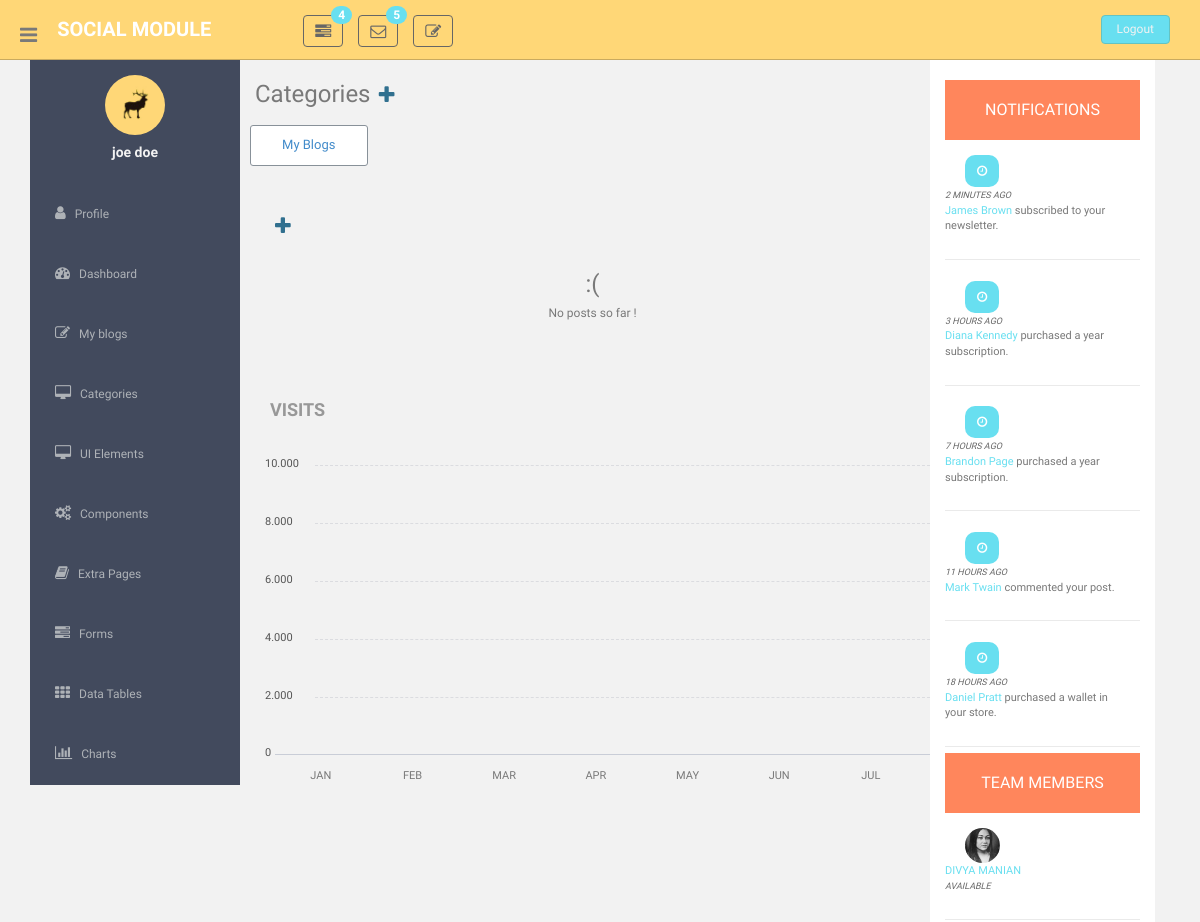
Before: /blog/category/categoryTwo/ (signed in, upper part) with the older database file.
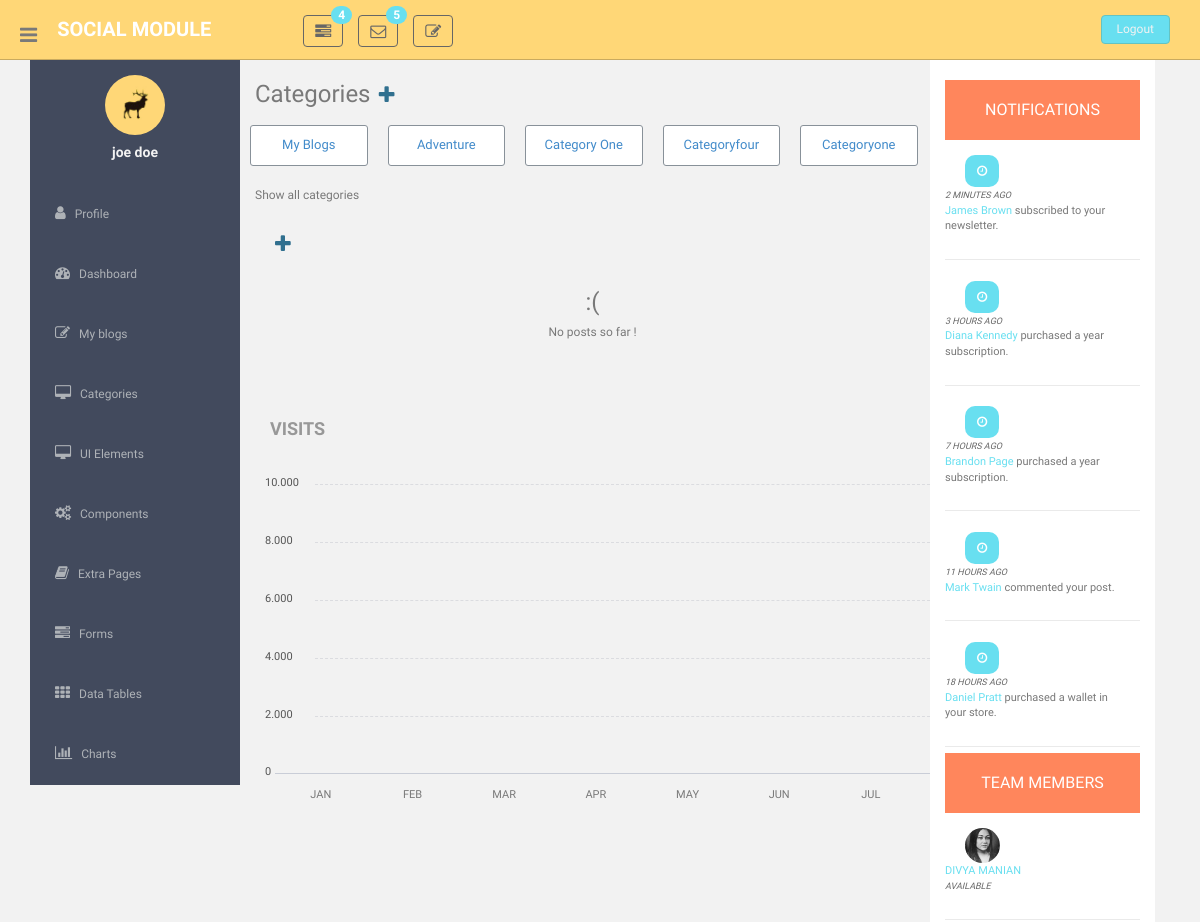
After: the same page with the newer database file.
### social/models.py (models this page shows, shortened)
class XCategory(models.Model):
    category_name = models.CharField(max_length=256)
    class Meta:
        verbose_name = "category"
        verbose_name_plural = "categories"

### social/views.py (the view, shortened to what this page needs)
# urls.py: path('blog/', views.blog, name="blog"),
@login_required
def blog(request, *args, **kwargs):
    categories_for_thumbnails = set()
    category_queryset = XCategory.objects.all()
    for category in category_queryset:
        categories_for_thumbnails.add(category.category_name)
    context = {}
    context['subcategory_form'] = SubcategoryForm()
    category = kwargs.get('key')
    if category is not None:
        try:
            category_obj = XCategory.objects.get(category_name=category.title())
        except:
            if category == 'my_blogs':
                print('yass')
                my_blogs_obj = Post.objects.filter(author_id=request.user.id, is_active=True).order_by('-published_date')
                num_posts = my_blogs_obj.count()
                paginator_obj = Paginator(my_blogs_obj, 5)
                page = request.GET.get('page')
                posts = paginator_obj.get_page(page)
                context['posts'] = posts
                context['num_posts'] = num_posts
                context['total_pages'] = paginator_obj.num_pages
                context['higlight_category'] = category
                context['categories_post'] = sorted(categories_for_thumbnails)
            else:
                posts = Post.objects.filter(is_active=True).order_by("-published_date")
                paginator_obj = Paginator(posts, 5)
                context['invalid_or_unavailable_category'] = True
                context['categories_post'] = sorted(categories_for_thumbnails)
                context['total_pages'] = paginator_obj.num_pages
                context['higlight_category'] = category
    return render(request,'blogs.html', context)

### social/templates/blogs.html (shortened to what this page needs)
{% extends 'base.html' %}
{% load staticfiles %}
{% load mathfilters %}
{% load c_filters %}
{% block content %}
    <section id="main-content">
        <section class="wrapper">
                <div class="col-lg-9 main-chart">
                    <div class="row">
                        <h3 style="display: inline;">Categories</h3>
                        <i title="Create new category" class="pointer fa fa-plus add-category" style="padding:5px; color: #31708f; margin: 0px 0px 10px 0px; font-size:20px;" aria-hidden="true"></i>
                        <div class="row category-container">
                            <a href="{% url 'social:category' 'my_blogs' %}">
                                <div class="category-thumbnail {% if higlight_category == 'my_blogs'%} higlight_category {% endif %} col-md-2 col-lg-2 col-sm-2 text-center">
                                    {{ 'My blogs'|title }}
                                </div>
                            </a>
                            {% for each_category in categories_post %}
                                <a href="{% url 'social:category' each_category %}">
                                    <div class="category-thumbnail {% if higlight_category == each_category%} higlight_category {% endif %} col-md-2 col-lg-2 col-sm-2 text-center">
                                        {{ each_category|title }}
                                    </div>
                                </a>
                            {% endfor %}
                        </div>
                        {% if categories_post|length  >= 4 %}
                            <h6 class="category-expansion pointer" style="display: inline;">Show all categories</h6>
                        {% endif %}
                    </div>
                    <div class="row mt">
                        <div class="col-md-12 col-sm-12 mb" >
                            <i title="Create new post" class="pointer fa fa-plus add-blog" style="padding:5px; color: #31708f; margin: 0px 0px 10px 0px; font-size:20px;" aria-hidden="true"></i>
                            {% if invalid_or_unavailable_category %}
                                    <div class="row">
                                        <div class="col-sm-12 col-md-12 col-lg-12">
                                            <h3 class="text-center">:(</h3>
                                            <h6 class="text-center">No posts so far !</h6>
                                        </div>
                                    </div>
                            {% endif %}
                        </div>
                    </div>
                    <div class="row mt">
                        <div class="border-head">
                            <h3>VISITS</h3>
                        </div>
                        <div class="custom-bar-chart">
                            <ul class="y-axis">
                                <li><span>10.000</span></li>
                                <li><span>8.000</span></li>
                                <li><span>6.000</span></li>
                                <li><span>4.000</span></li>
                                <li><span>2.000</span></li>
                                <li><span>0</span></li>
                            </ul>
                            <div class="bar">
                                <div class="title">JAN</div>
                            </div>
                            <div class="bar ">
                                <div class="title">FEB</div>
                            </div>
                            <div class="bar ">
                                <div class="title">MAR</div>
                            </div>
                            <div class="bar ">
                                <div class="title">APR</div>
                            </div>
                            <div class="bar">
                                <div class="title">MAY</div>
                            </div>
                            <div class="bar ">
                                <div class="title">JUN</div>
                            </div>
                            <div class="bar">
                                <div class="title">JUL</div>
                            </div>
                        </div>
                    </div>
                </div>
                <div class="col-lg-3 ds">
                    <h3>NOTIFICATIONS</h3>
                    <div class="desc">
                    <div class="thumb">
                        <span class="badge bg-theme"><i class="fa fa-clock-o"></i></span>
                    </div>
                    <div class="details">
                        <p><muted>2 Minutes Ago</muted><br/>
                            <a href="#">James Brown</a> subscribed to your newsletter.<br/>
                        </p>
                    </div>
                    </div>
                    <div class="desc">
                    <div class="thumb">
                        <span class="badge bg-theme"><i class="fa fa-clock-o"></i></span>
                    </div>
                    <div class="details">
                        <p><muted>3 Hours Ago</muted><br/>
                            <a href="#">Diana Kennedy</a> purchased a year subscription.<br/>
                        </p>
                    </div>
                    </div>
                    <div class="desc">
                    <div class="thumb">
                        <span class="badge bg-theme"><i class="fa fa-clock-o"></i></span>
                    </div>
                    <div class="details">
                        <p><muted>7 Hours Ago</muted><br/>
                            <a href="#">Brandon Page</a> purchased a year subscription.<br/>
                        </p>
                    </div>
                    </div>
                    <div class="desc">
                    <div class="thumb">
                        <span class="badge bg-theme"><i class="fa fa-clock-o"></i></span>
                    </div>
                    <div class="details">
                        <p><muted>11 Hours Ago</muted><br/>
                            <a href="#">Mark Twain</a> commented your post.<br/>
                        </p>
                    </div>
                    </div>
                    <div class="desc">
                    <div class="thumb">
                        <span class="badge bg-theme"><i class="fa fa-clock-o"></i></span>
                    </div>
                    <div class="details">
                        <p><muted>18 Hours Ago</muted><br/>
                            <a href="#">Daniel Pratt</a> purchased a wallet in your store.<br/>
                        </p>
                    </div>
                    </div>
                    <h3>TEAM MEMBERS</h3>
                    <div class="desc">
                    <div class="thumb">
                        <img class="img-circle" src="assets/img/ui-divya.jpg" width="35px" height="35px" align="">
                    </div>
                    <div class="details">
                        <p><a href="#">DIVYA MANIAN</a><br/>
                            <muted>Available</muted>
                        </p>
                    </div>
                    </div>
                </div>
            </div>
{% endblock %}

### social/templates/base.html (shortened to what this page needs)
<!DOCTYPE html>
{% load static %}
{% load c_filters %}
{% load mathfilters %}
<html lang="en">
  <head>
    <link href="{% static 'css/bootstrap.css' %}" rel="stylesheet">
    <link href="{% static 'font-awesome/css/font-awesome.css' %}" rel="stylesheet" />
    <link href="https://maxcdn.bootstrapcdn.com/font-awesome/4.7.0/css/font-awesome.min.css" rel="stylesheet"/>
    <link rel="stylesheet" type="text/css" href="{% static 'css/zabuto_calendar.css' %}">
    <link rel="stylesheet" type="text/css" href="{% static 'js/gritter/css/jquery.gritter.css' %}" />
    <link rel="stylesheet" type="text/css" href="{% static 'lineicons/style.css' %}">
    <link href="{% static 'css/style-responsive.css' %}" rel="stylesheet">
    <link href="{% static 'css/style.css' %}" rel="stylesheet">
  </head>
  <body>
    <div class="container">
      <section id="container" >
        <header class="header black-bg">
                {% if request.user.is_authenticated %}
                    <div class="sidebar-toggle-box">
                        <div class="fa fa-bars tooltips" data-placement="right" data-original-title="Toggle Navigation"></div>
                    </div>
                {% endif %}
                <a href="{% url 'social:dashboard' %}" class="logo"><b>SOCIAL MODULE</b></a>
                {% if request.user.is_authenticated %}
                    <div class="nav notify-row" id="top_menu">
                        <ul class="nav top-menu">
                            <li class="dropdown">
                                <a data-toggle="dropdown" class="dropdown-toggle" href="index.html#">
                                    <i class="fa fa-tasks"></i>
                                    <span class="badge bg-theme">4</span>
                                </a>
                            </li>
                            <li id="header_inbox_bar" class="dropdown">
                                <a data-toggle="dropdown" class="dropdown-toggle" href="index.html#">
                                    <i class="fa fa-envelope-o"></i>
                                    <span class="badge bg-theme">5</span>
                                </a>
                            </li>
                            <li id="header_inbox_bar" title="Blog" class="dropdown">
                                <a href="{% url 'social:blog' %}">
                                    <i class="fa fa-edit"></i>
                                </a>
                            </li>
                        </ul>
                    </div>
                {% endif %}
                <div class="top-menu">
                    {% if request.user.is_authenticated %}
                        <ul class="nav pull-right top-menu">
                            <li><a class="logout" href="{% url 'social:logout' %}">Logout</a></li>
                        </ul>
                    {% endif %}
                </div>
            </header>
        {% if request.user.is_authenticated %}
            <aside>
                <div id="sidebar" class="nav-collapse ">
                    <ul class="sidebar-menu" id="nav-accordion">
                        <p class="centered"><a href="{% url 'social:profile' %}"><img src="{% static 'img/ui-sam.jpg' %}" class="img-circle" width="60"></a></p>
                        <h5 class="centered">{{ user.first_name }} {{ user.last_name }}</h5>
                        <li class="mt">
                            <a {% if active_class == 'profile' %} class="active" {% endif %} href="{% url 'social:profile' %}">
                                <i class="fa fa-user"></i>
                                <span>Profile</span>
                            </a>
                        </li>
                        <li>
                            <a {% if active_class == 'dashboard' %} class="active" {% endif %} href="{% url 'social:dashboard' %}">
                                <i class="fa fa-dashboard"></i>
                                <span>Dashboard</span>
                            </a>
                        </li>
                        <li>
                            <a {% if active_class == 'dashboard' %} class="active" {% endif %} href="{% url 'social:dashboard' %}">
                                <i class="fa fa-edit"></i>
                                <span>My blogs</span>
                            </a>
                        </li>
                        <li class="sub-menu">
                            <a href="javascript:;" >
                                <i class="fa fa-desktop"></i>
                                <span>Categories</span>
                            </a>
                        </li>
                        <li class="sub-menu">
                            <a href="javascript:;" >
                                <i class="fa fa-desktop"></i>
                                <span>UI Elements</span>
                            </a>
                        </li>
                        <li class="sub-menu">
                            <a href="javascript:;" >
                                <i class="fa fa-cogs"></i>
                                <span>Components</span>
                            </a>
                        </li>
                        <li class="sub-menu">
                            <a href="javascript:;" >
                                <i class="fa fa-book"></i>
                                <span>Extra Pages</span>
                            </a>
                        </li>
                        <li class="sub-menu">
                            <a href="javascript:;" >
                                <i class="fa fa-tasks"></i>
                                <span>Forms</span>
                            </a>
                        </li>
                        <li class="sub-menu">
                            <a href="javascript:;" >
                                <i class="fa fa-th"></i>
                                <span>Data Tables</span>
                            </a>
                        </li>
                        <li class="sub-menu">
                            <a href="javascript:;" >
                                <i class=" fa fa-bar-chart-o"></i>
                                <span>Charts</span>
                            </a>
                        </li>
                    </ul>
                </div>
            </aside>
        {% endif %}
      {% block content %}{% endblock %}
  </body>
</html>

Changed rows visible on the page:
added XCategory: categories_post "Adventure"
added XCategory: categories_post "Category One"
added XCategory: categories_post "Categoryfour"
added XCategory: categories_post "Categoryone"
Other visible differences:
text now shown: "Show all categories"
